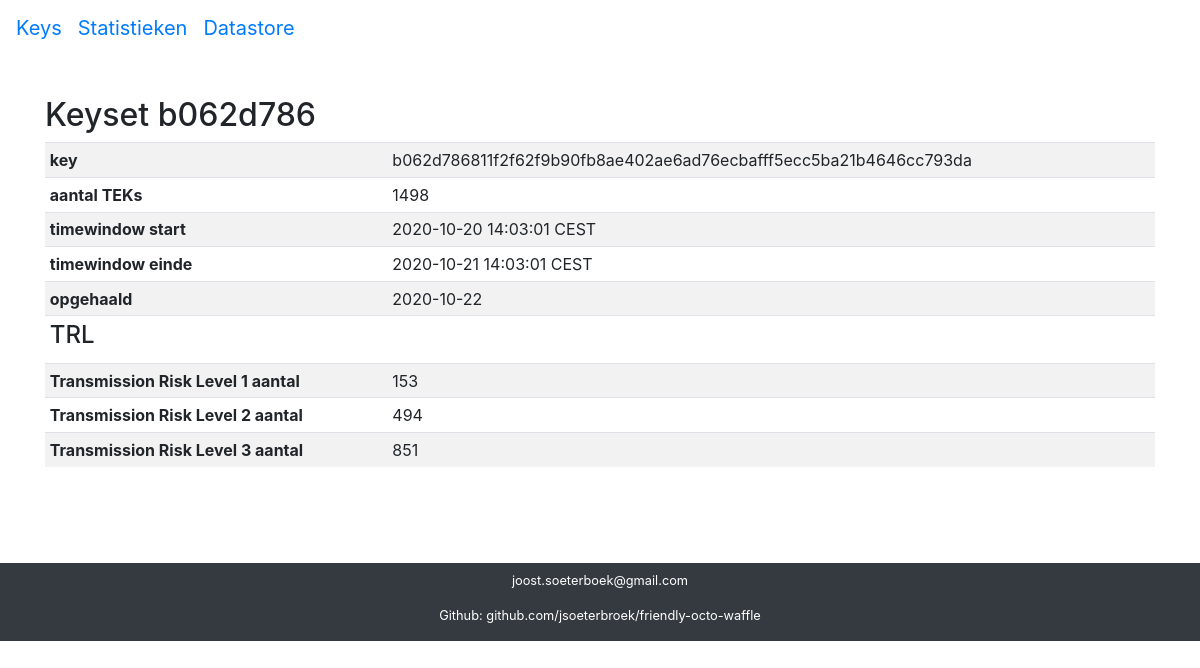
Screenshot of /keys/b062d786/ with the database file from the repository.
### keys/models.py (models this page shows, shortened)
class Keys(models.Model):
    key = models.CharField("key", max_length=255, unique=True, primary_key=True)
    shortkey = models.CharField("short key", max_length=8)
    created = models.DateTimeField(auto_now_add=True, editable=False)
    environment = models.CharField("omgeving", max_length=125)
    seen = models.CharField("opgehaald", max_length=48)
    start_timestamp = models.CharField("timestamp start", max_length=48)
    end_timestamp = models.CharField("timestamp end", max_length=48)
    num_teks = models.IntegerField('number of keys')
    class Meta:
        verbose_name = 'Exposure Keyset'
        verbose_name_plural = 'Exposure Keysets'

class Trl(models.Model):
    key = models.ForeignKey(Keys, on_delete=models.CASCADE)
    sum_trl_1 = models.IntegerField("sum trl 1")
    sum_trl_2 = models.IntegerField("sum trl 2")
    sum_trl_3 = models.IntegerField("sum trl 3")
    class Meta:
        verbose_name = 'Transmission Risk Level'
        verbose_name_plural = 'Transmission Risk Levels'

### keys/views.py (the view)
# urls.py: path('<str:shortkey>/', views.key_view, name='key_view'),
def key_view(request, shortkey):
    try:
        keyset = Keys.objects.get(shortkey=shortkey)
        trl = Trl.objects.get(key=keyset)
    except Keys.DoesNotExist:
        raise Http404("key does not exist")
    context = {
        'keyset': keyset,
        'trl': trl,
    }
    return render(request, 'key_view.html', context)

### keys/templates/key_view.html (shortened to what this page needs)
{% extends "base.html" %}
{% block content %}
{% load static %}
{% load l10n %}
<p>&nbsp;</p>
<h2> Keyset {{keyset.shortkey}} </h2>
  {% if keyset %}
    {% if trl %}
  <table class="table table-striped table-sm">
      <tr>
          <td><b>key</b></td><td>{{keyset.key}}</td>
      </tr><tr>
          <td><b>aantal TEKs</b></td><td>{{keyset.num_teks}}</td>
      </tr><tr>
          <td><b>timewindow start</b></td><td>{{keyset.start_timestamp}}</td>
      </tr><tr>
          <td><b>timewindow einde</b></td><td>{{keyset.end_timestamp}}</td>
      </tr><tr>
          <td><b>opgehaald</b></td><td>{{keyset.seen}}</td>
      </tr><tr>
          <td colspan="2"><h4>TRL</h4></td>
      </tr><tr>
          <td><b>Transmission Risk Level 1 aantal</b></td><td>{{trl.sum_trl_1}}</td>
      </tr><tr>
          <td><b>Transmission Risk Level 2 aantal</b></td><td>{{trl.sum_trl_2}}</td>
      </tr><tr>
          <td><b>Transmission Risk Level 3 aantal</b></td><td>{{trl.sum_trl_3}}</td>
      </tr>
  </table>
  {% else %}
   <p>There are no trls in the database.</p>
  {% endif %}
  {% else %}
   <p>There are no keysets in the database.</p>
  {% endif %}
{% endblock %}

### rows the page displays
Keys: shortkey "b062d786", key "b062d786811f2f62f9b90fb8ae402ae6ad76ecbafff5ecc5ba21b4646cc793da", num_teks "1498", start_timestamp "2020-10-20 14:03:01 CEST", end_timestamp "2020-10-21 14:03:01 CEST", seen "2020-10-22"
Trl: sum_trl_1 "153", sum_trl_2 "494", sum_trl_3 "851"
